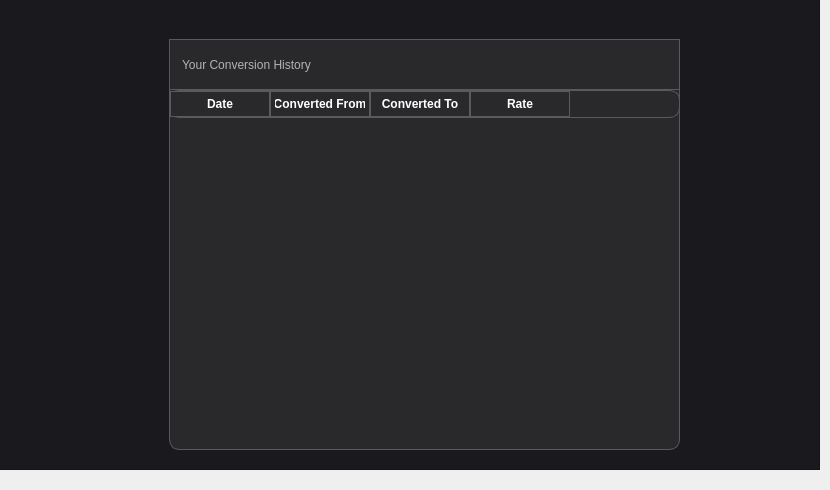
   <widget class="QWidget" name="userinputs">
    <widget class="QFrame" name="frame_13">
     <property name="geometry">
      <rect>
       <x>-1</x>
       <y>-11</y>
       <width>821</width>
       <height>481</height>
      </rect>
     </property>
     <property name="styleSheet">
      <string notr="true">background-color: rgb(26, 26, 30);</string>
     </property>
     <property name="frameShape">
      <enum>QFrame::StyledPanel</enum>
     </property>
     <property name="frameShadow">
      <enum>QFrame::Raised</enum>
     </property>
     <widget class="QFrame" name="frame_14">
      <property name="geometry">
       <rect>
        <x>170</x>
        <y>50</y>
        <width>511</width>
        <height>411</height>
       </rect>
      </property>
      <property name="styleSheet">
       <string notr="true">background-color:rgb(41, 41, 43);
border-radius: 10px;
border: 0.7px solid rgb(90, 90, 94);</string>
      </property>
      <property name="frameShape">
       <enum>QFrame::StyledPanel</enum>
      </property>
      <property name="frameShadow">
       <enum>QFrame::Raised</enum>
      </property>
      <widget class="Line" name="line_5">
       <property name="geometry">
        <rect>
         <x>0</x>
         <y>0</y>
         <width>511</width>
         <height>51</height>
        </rect>
       </property>
       <property name="styleSheet">
        <string notr="true">border-radius: 0px;
</string>
       </property>
       <property name="orientation">
        <enum>Qt::Horizontal</enum>
       </property>
      </widget>
      <widget class="QLabel" name="error_2">
       <property name="geometry">
        <rect>
         <x>13</x>
         <y>10</y>
         <width>191</width>
         <height>31</height>
        </rect>
       </property>
       <property name="styleSheet">
        <string notr="true"> border: 0px;
font: 75 11pt &quot;Nunito ExtraBold&quot;;
color: rgb(179, 179, 179);</string>
       </property>
       <property name="text">
        <string>Your Conversion History</string>
       </property>
      </widget>
      <widget class="QPushButton" name="cancel_3">
       <property name="geometry">
        <rect>
         <x>470</x>
         <y>9</y>
         <width>31</width>
         <height>32</height>
        </rect>
       </property>
       <property name="styleSheet">
        <string notr="true">border: 0px;</string>
       </property>
       <property name="text">
        <string/>
       </property>
       <property name="icon">
        <iconset resource="../icons/place.qrc">
         <normaloff>:/assets/cross-small.png</normaloff>:/assets/cross-small.png</iconset>
       </property>
       <property name="iconSize">
        <size>
         <width>26</width>
         <height>26</height>
        </size>
       </property>
      </widget>
      <widget class="QLabel" name="label_12">
       <property name="geometry">
        <rect>
         <x>30</x>
         <y>205</y>
         <width>451</width>
         <height>16</height>
        </rect>
       </property>
       <property name="styleSheet">
        <string notr="true">color: rgb(255, 0, 0);
border: 0px;
background-color: transparent;</string>
       </property>
       <property name="text">
        <string/>
       </property>
       <property name="alignment">
        <set>Qt::AlignCenter</set>
       </property>
      </widget>
      <widget class="QTableWidget" name="table_widget">
       <property name="geometry">
        <rect>
         <x>0</x>
         <y>51</y>
         <width>511</width>
         <height>361</height>
        </rect>
       </property>
       <property name="styleSheet">
        <string notr="true">QTableWidget{
border-radius:0px;
border:0px;
border-bottom-left-radius: 10px;
border-bottom-right-radius: 10px;
background-color: transparent;}
QHeaderView:section {
    background-color: rgb(41, 41, 43);
    color: white;
	border-radius:0px;
    font-weight: bold;
    padding: 4px;
    border: 0.5px solid rgb(90, 90, 94);
}
QTableWidget::item:empty {
    background-color: rgb(41, 41, 43);
}</string>
       </property>
       <column>
        <property name="text">
         <string>Date</string>
        </property>
       </column>
       <column>
        <property name="text">
         <string>Converted From</string>
        </property>
       </column>
       <column>
        <property name="text">
         <string>Converted To</string>
        </property>
       </column>
       <column>
        <property name="text">
         <string>Rate</string>
        </property>
       </column>
      </widget>
     </widget>
    </widget>
   </widget>
